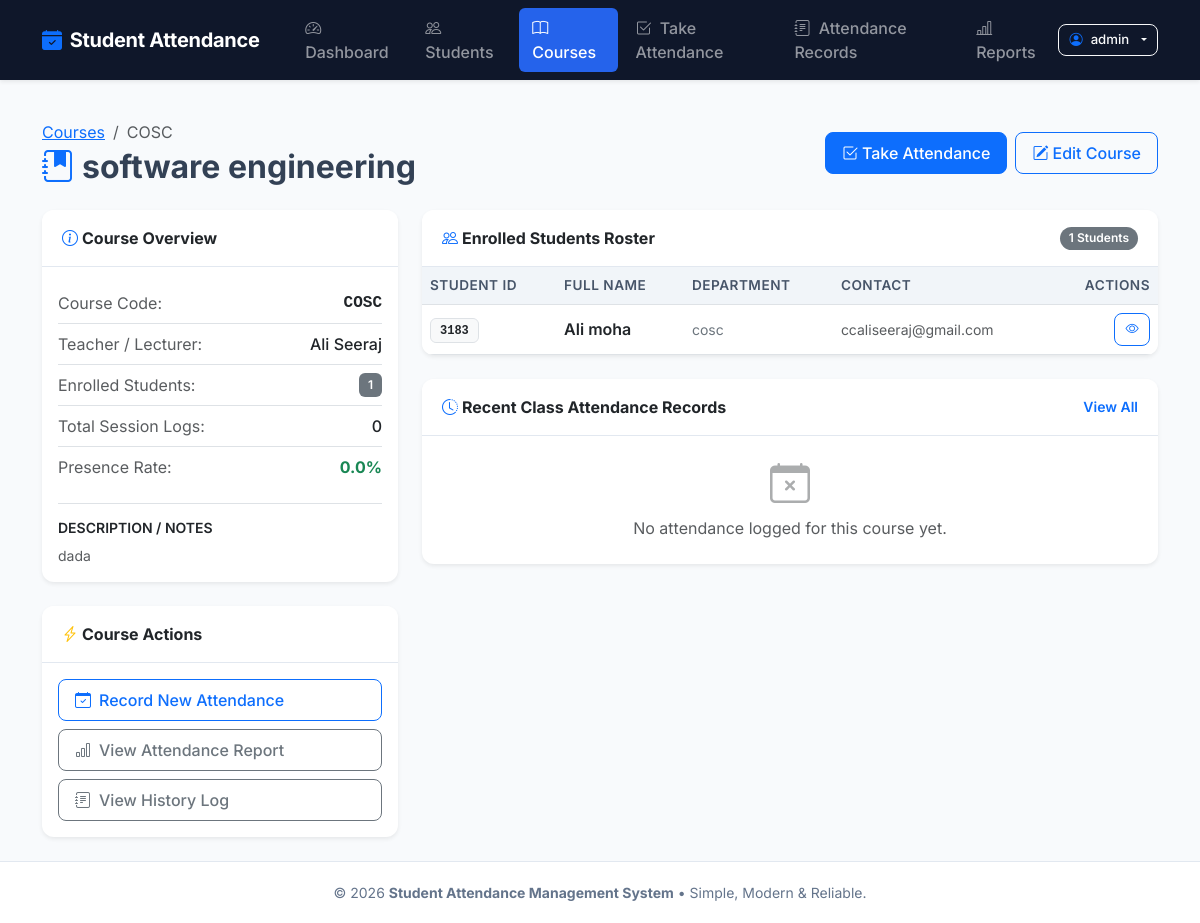
/courses/4/ (signed in), run on the app's committed database.
### attendance/models.py (models this page shows, shortened)
class Course(models.Model):
    name = models.CharField(
        max_length=120,
        verbose_name="Course/Class Name"
    )
    code = models.CharField(
        max_length=30,
        unique=True,
        verbose_name="Course Code",
        help_text="e.g., CS101, MATH201"
    )
    teacher = models.CharField(
        max_length=120,
        verbose_name="Teacher / Lecturer"
    )
    description = models.TextField(
        blank=True,
        verbose_name="Description"
    )
    students = models.ManyToManyField(
        Student,
        blank=True,
        related_name="courses",
        verbose_name="Enrolled Students",
        help_text="Select students enrolled in this course (optional)"
    )
    class Meta:
        ordering = ['code']
        verbose_name = "Course / Class"
        verbose_name_plural = "Courses / Classes"
    @property
    def total_enrolled(self):
        return self.students.count()

class Student(models.Model):
    GENDER_CHOICES = [
        ('Male', 'Male'),
        ('Female', 'Female'),
        ('Other', 'Other'),
    ]
    student_id = models.CharField(
        max_length=50,
        unique=True,
        verbose_name="Student ID",
        help_text="Unique student registration number or ID"
    )
    full_name = models.CharField(
        max_length=120,
        verbose_name="Full Name"
    )
    gender = models.CharField(
        max_length=10,
        choices=GENDER_CHOICES,
        default='Male',
        verbose_name="Gender"
    )
    email = models.EmailField(
        blank=True,
        null=True,
        verbose_name="Email Address"
    )
    phone = models.CharField(
        max_length=20,
        blank=True,
        verbose_name="Phone Number"
    )
    department = models.CharField(
        max_length=100,
        verbose_name="Department / Class",
        help_text="e.g., Computer Science, Grade 10-A"
    )
    date_joined = models.DateField(
        default=timezone.now,
        verbose_name="Date Joined"
    )
    class Meta:
        ordering = ['student_id']
        verbose_name = "Student"
        verbose_name_plural = "Students"

### attendance/views.py (the view)
# urls.py: path('courses/<int:pk>/', views.course_detail, name='course_detail'),
@login_required(login_url='login')
def course_detail(request, pk):
    course = get_object_or_404(Course, pk=pk)
    enrolled_students = course.students.all()
    course_attendances = Attendance.objects.filter(course=course).select_related('student').order_by('-date')[:15]
    total_records = Attendance.objects.filter(course=course).count()
    total_present = Attendance.objects.filter(course=course, status='Present').count()
    avg_rate = round((total_present / total_records * 100), 1) if total_records > 0 else 0.0
    context = {
        'course': course,
        'enrolled_students': enrolled_students,
        'course_attendances': course_attendances,
        'total_records': total_records,
        'avg_rate': avg_rate,
    }
    return render(request, 'attendance/course_detail.html', context)

### attendance/templates/attendance/course_detail.html (shortened to what this page needs)
{% extends 'attendance/base.html' %}
{% block content %}
<div class="d-flex align-items-center justify-content-between mb-4">
    <div>
        <nav aria-label="breadcrumb">
            <ol class="breadcrumb mb-1">
                <li class="breadcrumb-item"><a href="{% url 'course_list' %}">Courses</a></li>
                <li class="breadcrumb-item active" aria-current="page">{{ course.code }}</li>
            </ol>
        </nav>
        <h2 class="fw-bold mb-0">
            <i class="bi bi-journal-bookmark-fill text-primary me-2"></i>{{ course.name }}
        </h2>
    </div>
    <div class="d-flex gap-2">
        <a href="{% url 'take_attendance' %}?course={{ course.pk }}" class="btn btn-primary">
            <i class="bi bi-check2-square me-1"></i>Take Attendance
        </a>
        <a href="{% url 'course_edit' course.pk %}" class="btn btn-outline-primary">
            <i class="bi bi-pencil-square me-1"></i>Edit Course
        </a>
    </div>
</div>
<div class="row g-4">
    <div class="col-lg-4">
        <div class="card border-0 shadow-sm mb-4">
            <div class="card-header bg-white fw-bold">
                <i class="bi bi-info-circle me-1 text-primary"></i>Course Overview
            </div>
            <div class="card-body">
                <ul class="list-group list-group-flush">
                    <li class="list-group-item d-flex justify-content-between px-0 py-2">
                        <span class="text-muted">Course Code:</span>
                        <span class="font-monospace fw-bold">{{ course.code }}</span>
                    </li>
                    <li class="list-group-item d-flex justify-content-between px-0 py-2">
                        <span class="text-muted">Teacher / Lecturer:</span>
                        <span class="fw-medium">{{ course.teacher }}</span>
                    </li>
                    <li class="list-group-item d-flex justify-content-between px-0 py-2">
                        <span class="text-muted">Enrolled Students:</span>
                        <span class="badge bg-secondary">{{ course.total_enrolled }}</span>
                    </li>
                    <li class="list-group-item d-flex justify-content-between px-0 py-2">
                        <span class="text-muted">Total Session Logs:</span>
                        <span class="fw-medium">{{ total_records }}</span>
                    </li>
                    <li class="list-group-item d-flex justify-content-between px-0 py-2">
                        <span class="text-muted">Presence Rate:</span>
                        <span class="fw-bold text-success">{{ avg_rate }}%</span>
                    </li>
                </ul>
                {% if course.description %}
                <div class="mt-3 pt-3 border-top">
                    <h6 class="fw-semibold text-dark small text-uppercase">Description / Notes</h6>
                    <p class="text-muted small mb-0">{{ course.description }}</p>
                </div>
                {% endif %}
            </div>
        </div>
        <div class="card border-0 shadow-sm">
            <div class="card-header bg-white fw-bold">
                <i class="bi bi-lightning-charge me-1 text-warning"></i>Course Actions
            </div>
            <div class="card-body d-grid gap-2">
                <a href="{% url 'take_attendance' %}?course={{ course.id }}" class="btn btn-outline-primary text-start">
                    <i class="bi bi-calendar-check me-2"></i>Record New Attendance
                </a>
                <a href="{% url 'student_report' %}?course={{ course.id }}" class="btn btn-outline-secondary text-start">
                    <i class="bi bi-bar-chart me-2"></i>View Attendance Report
                </a>
                <a href="{% url 'attendance_records' %}?course={{ course.id }}" class="btn btn-outline-secondary text-start">
                    <i class="bi bi-journal-text me-2"></i>View History Log
                </a>
            </div>
        </div>
    </div>
    <div class="col-lg-8">
        <div class="card border-0 shadow-sm mb-4">
            <div class="card-header bg-white d-flex justify-content-between align-items-center">
                <span class="fw-bold text-dark">
                    <i class="bi bi-people me-1 text-primary"></i>Enrolled Students Roster
                </span>
                <span class="badge bg-secondary rounded-pill">{{ enrolled_students.count }} Students</span>
            </div>
            <div class="card-body p-0">
                {% if enrolled_students %}
                <div class="table-responsive">
                    <table class="table table-hover table-custom align-middle mb-0">
                        <thead>
                            <tr>
                                <th>Student ID</th>
                                <th>Full Name</th>
                                <th>Department</th>
                                <th>Contact</th>
                                <th class="text-end">Actions</th>
                            </tr>
                        </thead>
                        <tbody>
                            {% for student in enrolled_students %}
                            <tr>
                                <td>
                                    <span class="badge bg-light text-dark border font-monospace">{{ student.student_id }}</span>
                                </td>
                                <td class="fw-semibold text-dark">
                                    <a href="{% url 'student_detail' student.pk %}" class="text-decoration-none text-dark">
                                        {{ student.full_name }}
                                    </a>
                                </td>
                                <td class="text-secondary small">{{ student.department }}</td>
                                <td class="text-muted small">{{ student.email|default:student.phone|default:"-" }}</td>
                                <td class="text-end">
                                    <a href="{% url 'student_detail' student.pk %}" class="btn btn-sm btn-outline-primary" title="View Student Profile">
                                        <i class="bi bi-eye"></i>
                                    </a>
                                </td>
                            </tr>
                            {% endfor %}
                        </tbody>
                    </table>
                </div>
                {% endif %}
            </div>
        </div>
        <div class="card border-0 shadow-sm">
            <div class="card-header bg-white d-flex justify-content-between align-items-center">
                <span class="fw-bold text-dark">
                    <i class="bi bi-clock-history me-1 text-primary"></i>Recent Class Attendance Records
                </span>
                <a href="{% url 'attendance_records' %}?course={{ course.id }}" class="small text-decoration-none">View All</a>
            </div>
            <div class="card-body p-0">
                {% if course_attendances %}
                <div class="table-responsive">
                    <table class="table table-hover table-custom align-middle mb-0">
                        <thead>
                            <tr>
                                <th>Date</th>
                                <th>Student</th>
                                <th class="text-center">Status</th>
                            </tr>
                        </thead>
                        <tbody>
                            {% for rec in course_attendances %}
                            <tr>
                                <td>{{ rec.date|date:"Y-m-d" }}</td>
                                <td>{{ rec.student.full_name }} ({{ rec.student.student_id }})</td>
                                <td class="text-center">
                                    {% if rec.status == 'Present' %}
                                        <span class="badge badge-present"><i class="bi bi-check-lg me-1"></i>Present</span>
                                    {% elif rec.status == 'Absent' %}
                                        <span class="badge badge-absent"><i class="bi bi-x-lg me-1"></i>Absent</span>
                                    {% else %}
                                        <span class="badge badge-late"><i class="bi bi-clock me-1"></i>Late</span>
                                    {% endif %}
                                </td>
                            </tr>
                            {% endfor %}
                        </tbody>
                    </table>
                </div>
                {% else %}
                <div class="text-center py-4 text-muted">
                    <i class="bi bi-calendar-x display-6 opacity-50"></i>
                    <p class="mt-2 mb-0">No attendance logged for this course yet.</p>
                </div>
                {% endif %}
            </div>
        </div>
    </div>
</div>
{% endblock %}

### attendance/templates/attendance/base.html (shortened to what this page needs)
<!DOCTYPE html>
<html lang="en">
<head>
    <link href="https://cdn.jsdelivr.net/npm/bootstrap@5.3.3/dist/css/bootstrap.min.css" rel="stylesheet">
    <link href="https://cdn.jsdelivr.net/npm/bootstrap-icons@1.11.3/font/bootstrap-icons.min.css" rel="stylesheet">
</head>
<body>
    <nav class="navbar navbar-expand-lg navbar-dark bg-dark sticky-top shadow-sm py-2">
        <div class="container">
            <a class="navbar-brand d-flex align-items-center gap-2" href="{% url 'dashboard' %}">
                <i class="bi bi-calendar-check-fill text-primary"></i>
                <span>Student Attendance</span>
            </a>
            <div class="collapse navbar-collapse" id="mainNavbar">
                {% if user.is_authenticated %}
                <ul class="navbar-nav me-auto mb-2 mb-lg-0 ms-lg-3 gap-1">
                    <li class="nav-item">
                        <a class="nav-link {% if request.resolver_match.url_name == 'dashboard' %}active{% endif %}" href="{% url 'dashboard' %}">
                            <i class="bi bi-speedometer2 me-1"></i> Dashboard
                        </a>
                    </li>
                    <li class="nav-item">
                        <a class="nav-link {% if 'student' in request.resolver_match.url_name and 'report' not in request.resolver_match.url_name %}active{% endif %}" href="{% url 'student_list' %}">
                            <i class="bi bi-people me-1"></i> Students
                        </a>
                    </li>
                    <li class="nav-item">
                        <a class="nav-link {% if 'course' in request.resolver_match.url_name %}active{% endif %}" href="{% url 'course_list' %}">
                            <i class="bi bi-book me-1"></i> Courses
                        </a>
                    </li>
                    <li class="nav-item">
                        <a class="nav-link {% if request.resolver_match.url_name == 'take_attendance' %}active{% endif %}" href="{% url 'take_attendance' %}">
                            <i class="bi bi-check2-square me-1"></i> Take Attendance
                        </a>
                    </li>
                    <li class="nav-item">
                        <a class="nav-link {% if request.resolver_match.url_name == 'attendance_records' %}active{% endif %}" href="{% url 'attendance_records' %}">
                            <i class="bi bi-journal-text me-1"></i> Attendance Records
                        </a>
                    </li>
                    <li class="nav-item">
                        <a class="nav-link {% if request.resolver_match.url_name == 'student_report' %}active{% endif %}" href="{% url 'student_report' %}">
                            <i class="bi bi-bar-chart-line me-1"></i> Reports
                        </a>
                    </li>
                </ul>
                <div class="dropdown">
                    <button class="btn btn-outline-light btn-sm dropdown-toggle d-flex align-items-center gap-2" type="button" id="userMenuButton" data-bs-toggle="dropdown" aria-expanded="false">
                        <i class="bi bi-person-circle text-primary"></i>
                        <span>{{ user.username }}</span>
                    </button>
                </div>
                {% endif %}
            </div>
        </div>
    </nav>
    <main class="container my-4 flex-grow-1">
        {% block content %}{% endblock %}
    </main>
    <footer>
        <div class="container text-center">
            <p class="mb-0">
                &copy; {% now "Y" %} <strong>Student Attendance Management System</strong> &bull; Simple, Modern &amp; Reliable.
            </p>
        </div>
    </footer>
</body>
</html>

### data on the page
Course: code "COSC", name "software engineering", teacher "Ali Seeraj", total_enrolled "1", description "dada"
Student: student_id "3183", full_name "Ali moha", department "cosc", email "ccaliseeraj@gmail.com"

### other printed values
{{ user.username }} "admin"
{{ total_records }} "0"
{{ avg_rate }} "0.0"
{{ enrolled_students.count }} "1"
